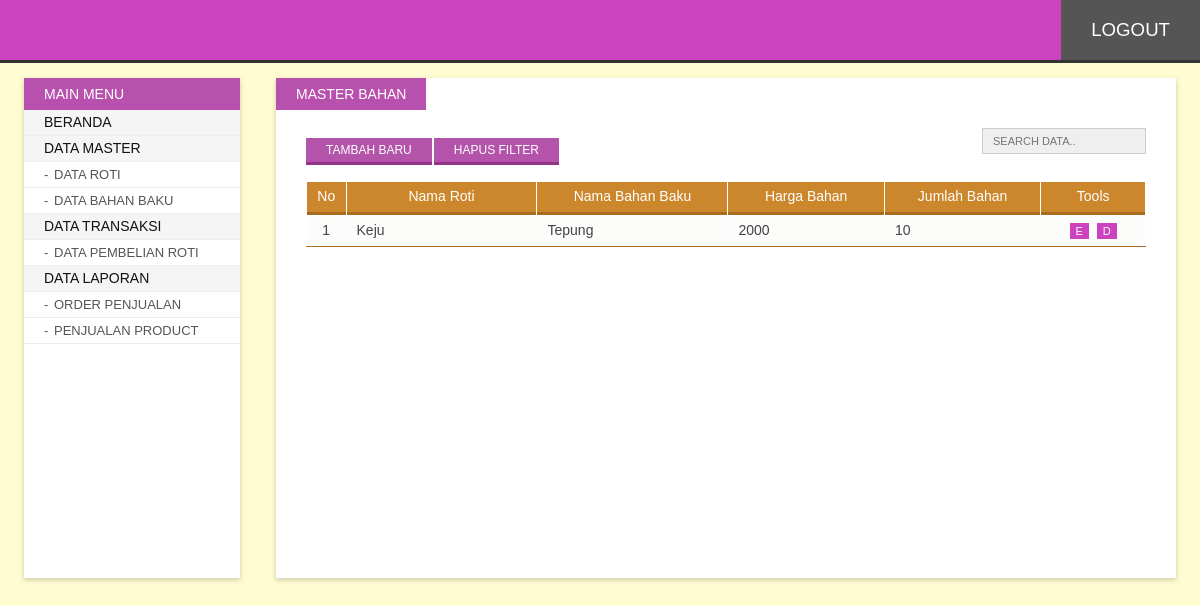
/index.php?p=bahanbaku (signed in), run on the app's committed database.
### tables this page shows
CREATE TABLE `bahanbaku` (
  `id_bahan` varchar(5) NOT NULL,
  `id_roti` varchar(5) NOT NULL,
  `nama_bahan` varchar(50) NOT NULL,
  `harga_bahan` int(10) NOT NULL,
  `jumlah_bahan` int(10) NOT NULL
);

CREATE TABLE `roti` (
  `id_roti` varchar(5) NOT NULL,
  `nama_roti` varchar(50) NOT NULL,
  `harga_roti` int(10) NOT NULL
);

### content/bahanbaku.php (the view, shortened to what this page needs)
<?php
	$limit = 10;
	if(isset($_GET['h'])){
		$page = $_GET['h'];
   		$offset = $limit * ($page - 1);
	} else {
		$offset = 0;
	}
	$search = "";
	$resQry = "SELECT * FROM bahanbaku INNER JOIN roti ON bahanbaku.id_roti = roti.id_roti
		WHERE 0=0 ".$search."
		ORDER BY id_bahan DESC
		LIMIT ".$offset.",".$limit;
	$results = mysql_query($resQry);
	$countResults = mysql_num_rows($results);
?>
<span class="page-title">Master Bahan</span>
<div class="inner">
<div class="searchform">
	<form action="index.php" method="get">
   	  <input type="text" value="<?php echo isset($_GET['s'])?$_GET['s']:'';?>" id="search" name="s" placeholder="Search data..">
    </form>
</div>
<a class="addButton button" href="?p=addBahan" title="Add New Record">Tambah Baru</a>
<a class="addButton button" href="?p=<?php echo $_GET['p'];?>" title="Clear Filter">Hapus Filter</a>
<div class="clr"></div><br>
<table id="listTable" width="100%" cellpadding="5" cellspacing="1">
<thead>
    <tr>
    	<td width="2%">No</td>
    	<td width="22%">Nama Roti</td>
        <td width="22%">Nama Bahan Baku</td>
        <td width="18%">Harga Bahan</td>
        <td width="18%">Jumlah Bahan</td>
        <td width="12%">Tools</td>
    </tr>
</thead>
<tbody>
	<?php
	if($countResults > 0){
		$i = 1;
		while($r = mysql_fetch_array($results)){
	?>
	<tr class="<?php echo ($i%2)==0?'odd':'';?>">
    	<td align="center"><?php echo $i;?></td>
    	<td><?php echo $r['nama_roti'];?></td>
        <td><?php echo $r['nama_bahan'];?></td>
        <td><?php echo $r['harga_bahan'];?></td>
        <td><?php echo $r['jumlah_bahan'];?></td>
        <td align="center">
        	<a class="bTools" href="?p=edBahan&id=<?php echo $r['id_bahan'];?>" title="Edit">E</a>
            <a class="bTools" href="?p=delBahan&id=<?php echo $r['id_bahan'];?>" title="Delete" onClick="return confirm('Hapus record <?php echo $r['nama_bahan_baku'];?> ?');">D</a>
        </td>
    </tr>
    <?php $i++; }
	} else  {
    ?>
    <tr>
    	<td colspan="5" align="center">Record Not Available</td>
    </tr>
    <?php } ?>
</tbody>
</table>
</div>

### asset/css/style.css (style rules this page uses)
body#bd { font-family:Calibri, Arial, Helvetica, sans-serif; background:#fffcd2; overflow-y:scroll; font-size:14px; color:#333; padding:0; margin:0; }
.button, .button:hover, .button:focus, .animate, .animate:hover, .pagination li a, .pagination li a:hover, .navigation ul li a, .navigation ul li a:hover, .searchform #search, .searchform #search:focus, #listTable tbody tr, #listTable tbody tr:hover { -webkit-transition: all 0.3s ease-in-out; -moz-transition: all 0.3s ease-in-out; -ms-transition: all 0.3s ease-in-out; -o-transition: all 0.3s ease-in-out; transition: all 0.3s ease-in-out; }
a { text-decoration:none; color:#993300; }
.button { background:#b453aa; color:#fff; font-size:12px; padding:5px 20px; border:none; cursor:pointer; text-transform:uppercase; margin:10px 2px 0 0; border-bottom:solid 3px #923388; }
.addButton { float:left; }
div.contentwrap span.page-title { text-transform:uppercase; background:#b851ad; padding:8px 20px; position:absolute; color:#fff; left:0; top:0; }
div.contentwrap > .inner { margin:0 30px; font-size:14px; padding:50px 0 30px; }
div.searchform { float:right; }
div.searchform #search { border:solid 1px #ccc; background:#efefef; padding:6px 10px; outline:none; font-size:11px; font-family:inherit; text-transform:uppercase; }
#listTable { background:#fff; border-bottom:solid 1px #a96c1d; }
#listTable thead tr td { background:#cc872d; text-align:center; color:#fff; padding:5px 10px; line-height:1.4; position:relative; border-bottom:solid 3px #a96c1d; }
#listTable tbody tr { background:#fcfcfb; }
#listTable tbody tr td { color:#444; padding:5px 10px; line-height:1.4; }
a.bTools { background:#cd42bf; color:#fff; font-size:11px; padding:2px 6px; margin:0 2px; }

### data on the page
bahanbaku: id_roti.nama_roti "Keju", nama_bahan "Tepung", harga_bahan "2000", jumlah_bahan "10"
